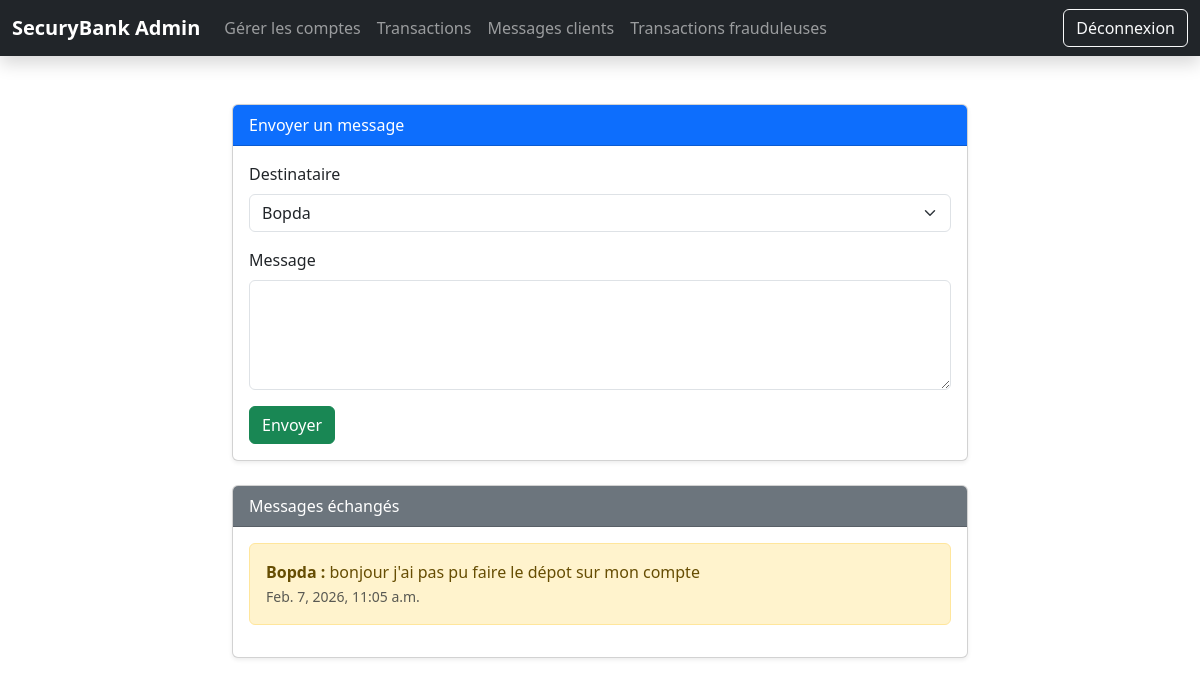
/messages/ (signed in), run on an earlier commit of the app's database.
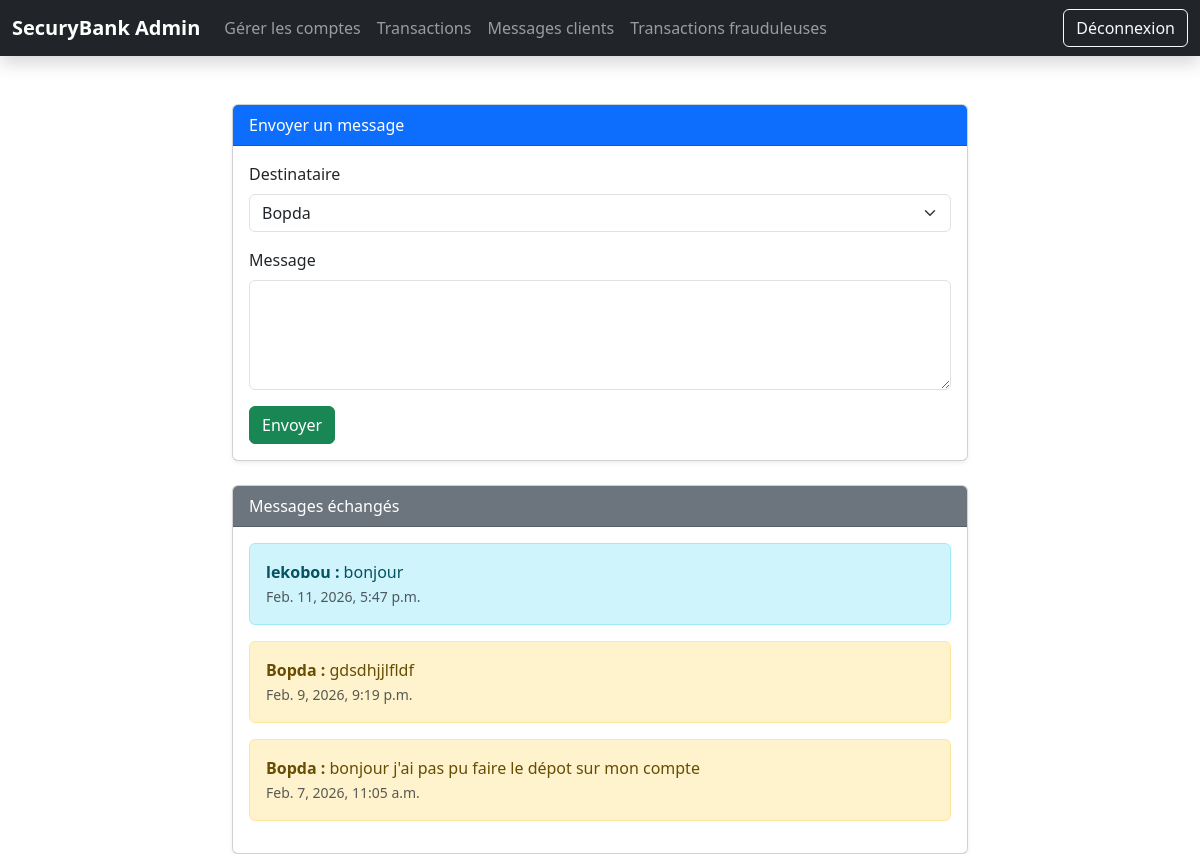
And on a later commit of the database.
### banka/models.py (models this page shows, shortened)
class Message(models.Model):
    sender = models.ForeignKey(User, related_name="sent_messages", on_delete=models.CASCADE)
    recipient = models.ForeignKey(User, related_name="received_messages", on_delete=models.CASCADE)
    content = models.TextField()
    created_at = models.DateTimeField(auto_now_add=True)
    is_read = models.BooleanField(default=False)

class User(AbstractBaseUser, PermissionsMixin):
    nom = models.CharField(max_length=100)
    prenom = models.CharField(max_length=100, null=True, blank=True)
    age = age = models.IntegerField(null=True, blank=True)
    email = models.EmailField(unique=True)
    telephone = models.CharField(max_length=15, unique=True, null=True, blank=True)
    adresse = models.CharField(max_length=255, null=True, blank=True)
    pays = models.CharField(max_length=100, null=True, blank=True)
    ville = models.CharField(max_length=100, null=True, blank=True)
    role = models.ForeignKey('Role', on_delete=models.CASCADE)
    permission = models.ManyToManyField('Permission', through='RolePermission')
    agence = models.ForeignKey('Agence', on_delete=models.CASCADE, null=True, blank=True)
    is_active = models.BooleanField(default=True)
    is_staff = models.BooleanField(default=False)
    is_superuser = models.BooleanField(default=False)
    date_creation = models.DateTimeField(auto_now_add=True)
    date_modification = models.DateTimeField(auto_now=True)
    objects = ClientsManager()
    USERNAME_FIELD = 'email'
    REQUIRED_FIELDS = ['nom']
    class Meta:
        ordering = ['date_creation']

### banka/views.py (the view, shortened to what this page needs)
# urls.py: path("messages/", views.send_message, name="send_message"),
@login_required
def send_message(request):
    users = User.objects.all()
    admin_user = User.objects.filter(is_staff=True).first()
    messages = Message.objects.all().order_by("-created_at")
    return render(request, "banka/message_form.html", {
        "messages": messages,
        "users": users,
        "admin_user": admin_user
    })

### banka/templates/banka/message_form.html (shortened to what this page needs)
{% extends "banka/base.html" %}
{% load static %}
{% block content %}
<div class="container mt-5">
    <div class="row justify-content-center">
        <div class="col-md-8">
             <div class="card shadow-sm">
                <div class="card-header bg-primary text-white">
                    Envoyer un message
                </div>
                <div class="card-body">
                    <form method="post" action="{% url 'send_message' %}">
                        <div class="mb-3">
                            <label for="recipient" class="form-label">Destinataire</label>
                            <select class="form-select" id="recipient" name="recipient">
                                 {% if request.user.is_staff %}
                                  {% for user in users %}
                                   {%if not user.is_staff%}
                                 <option value="{{ user.id }}">{{ user.nom }}</option>
                                   {% endif %}
                                  {% endfor %}
                                {% else %}
                                <option value="{{ admin_user.id }}">Administrateur</option>
                                {% endif %}
                            </select>
                        </div>
                        <div class="mb-3">
                            <label for="content" class="form-label">Message</label>
                            <textarea class="form-control" id="content" name="content" rows="4" required></textarea>
                        </div>
                        <button type="submit" class="btn btn-success">
                            Envoyer
                        </button>
                    </form>
                </div>
            </div>
            <div class="card mt-4 shadow-sm">
                <div class="card-header bg-secondary text-white">
                    Messages échangés
                </div>
                <div class="card-body">
                    {% for msg in messages %}
                    <div class="alert {% if msg.sender.is_staff %}alert-info{% else %}alert-warning{% endif %}">
                        <strong>{{ msg.sender.nom }} :</strong> {{ msg.content }} <br>
                        <small class="text-muted">{{ msg.created_at }}</small>
                    </div> {% empty %}
                    <p class="text-muted">Aucun message pour l’instant.</p>
                    {% endfor %}
                </div>
            </div>
        </div>
    </div>
</div>
{% endblock %}

What changed in the data, as far as the page shows it:
added Message: sender.nom "lekobou", content "bonjour", created_at "Feb. 11, 2026, 5:47 p.m."
added Message: sender.nom "Bopda", content "gdsdhjjlfldf", created_at "Feb. 9, 2026, 9:19 p.m."
